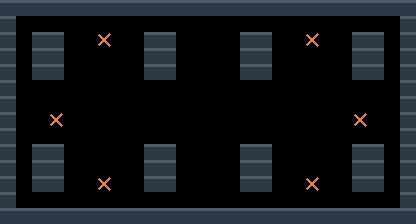

Tiled map render using the project's own tile images. Description and the whole map definition, tile-layer contents included, below:
An orthogonal 26x14 tile map with 16x16 px tiles, 2 tile layers (terreno, marcadores).

<map version="1.10" tiledversion="1.11.0" orientation="orthogonal" renderorder="right-down" width="26" height="14" tilewidth="16" tileheight="16" infinite="0" nextlayerid="3" nextobjectid="1">
 <properties>
  <property name="tipo" value="cat_combate" />
  <property name="nombre" value="capillas" />
 </properties>
 <tileset firstgid="1" source="muelle.tsx" />
 <layer id="1" name="terreno" width="26" height="14">
  <data encoding="csv">
1,1,1,1,1,1,1,1,1,1,1,1,1,1,1,1,1,1,1,1,1,1,1,1,1,1,
1,0,0,0,0,0,0,0,0,0,0,0,0,0,0,0,0,0,0,0,0,0,0,0,0,1,
1,0,1,1,0,0,0,0,0,1,1,0,0,0,0,1,1,0,0,0,0,0,1,1,0,1,
1,0,1,1,0,0,0,0,0,1,1,0,0,0,0,1,1,0,0,0,0,0,1,1,0,1,
1,0,1,1,0,0,0,0,0,1,1,0,0,0,0,1,1,0,0,0,0,0,1,1,0,1,
1,0,0,0,0,0,0,0,0,0,0,0,0,0,0,0,0,0,0,0,0,0,0,0,0,1,
1,0,0,0,0,0,0,0,0,0,0,0,0,0,0,0,0,0,0,0,0,0,0,0,0,1,
1,0,0,0,0,0,0,0,0,0,0,0,0,0,0,0,0,0,0,0,0,0,0,0,0,1,
1,0,0,0,0,0,0,0,0,0,0,0,0,0,0,0,0,0,0,0,0,0,0,0,0,1,
1,0,1,1,0,0,0,0,0,1,1,0,0,0,0,1,1,0,0,0,0,0,1,1,0,1,
1,0,1,1,0,0,0,0,0,1,1,0,0,0,0,1,1,0,0,0,0,0,1,1,0,1,
1,0,1,1,0,0,0,0,0,1,1,0,0,0,0,1,1,0,0,0,0,0,1,1,0,1,
1,0,0,0,0,0,0,0,0,0,0,0,0,0,0,0,0,0,0,0,0,0,0,0,0,1,
1,1,1,1,1,1,1,1,1,1,1,1,1,1,1,1,1,1,1,1,1,1,1,1,1,1
</data>
 </layer>
 <layer id="2" name="marcadores" width="26" height="14">
  <data encoding="csv">
0,0,0,0,0,0,0,0,0,0,0,0,0,0,0,0,0,0,0,0,0,0,0,0,0,0,
0,0,0,0,0,0,0,0,0,0,0,0,0,0,0,0,0,0,0,0,0,0,0,0,0,0,
0,0,0,0,0,0,3,0,0,0,0,0,0,0,0,0,0,0,0,3,0,0,0,0,0,0,
0,0,0,0,0,0,0,0,0,0,0,0,0,0,0,0,0,0,0,0,0,0,0,0,0,0,
0,0,0,0,0,0,0,0,0,0,0,0,0,0,0,0,0,0,0,0,0,0,0,0,0,0,
0,0,0,0,0,0,0,0,0,0,0,0,0,0,0,0,0,0,0,0,0,0,0,0,0,0,
0,0,0,0,0,0,0,0,0,0,0,0,0,0,0,0,0,0,0,0,0,0,0,0,0,0,
0,0,0,3,0,0,0,0,0,0,0,0,0,0,0,0,0,0,0,0,0,0,3,0,0,0,
0,0,0,0,0,0,0,0,0,0,0,0,0,0,0,0,0,0,0,0,0,0,0,0,0,0,
0,0,0,0,0,0,0,0,0,0,0,0,0,0,0,0,0,0,0,0,0,0,0,0,0,0,
0,0,0,0,0,0,0,0,0,0,0,0,0,0,0,0,0,0,0,0,0,0,0,0,0,0,
0,0,0,0,0,0,3,0,0,0,0,0,0,0,0,0,0,0,0,3,0,0,0,0,0,0,
0,0,0,0,0,0,0,0,0,0,0,0,0,0,0,0,0,0,0,0,0,0,0,0,0,0,
0,0,0,0,0,0,0,0,0,0,0,0,0,0,0,0,0,0,0,0,0,0,0,0,0,0
</data>
 </layer>
</map>
